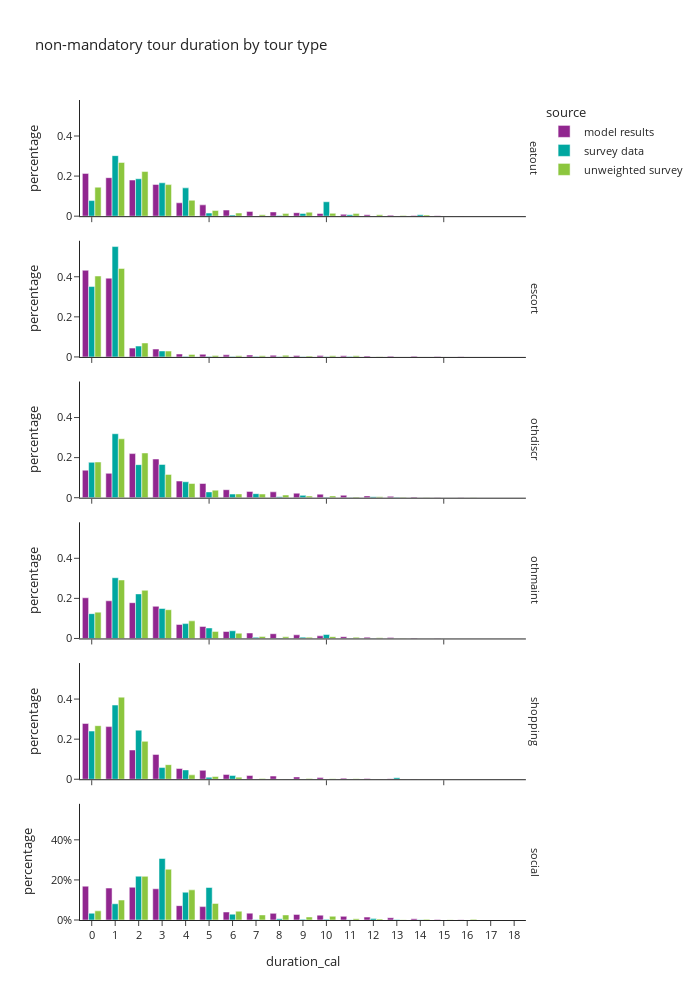

Notebook code for this chart:
### Code cell
df_plot = non_m_tour_data.groupby(['source','tour_type','duration_cal'])[['trip_weight_2017_2019']].sum().reset_index()
df_plot['percentage'] = df_plot.groupby(['source','tour_type'], group_keys=False)['trip_weight_2017_2019']. \
    apply(lambda x: x / float(x.sum()))

fig = px.bar(df_plot, x="duration_cal", y="percentage", color="source",barmode="group",
             facet_row='tour_type',
             title="non-mandatory tour duration by tour type")
fig.for_each_annotation(lambda a: a.update(text = a.text.split("=")[-1]))
fig.update_layout(height=1000, width=700, yaxis=dict(tickformat=".0%"), xaxis=dict(dtick="1"))
fig.show()

### Figure 1 — Plotly figure (JSON) as saved in the notebook; plotly's stock layout.template omitted (floating-point values rounded to 4 significant figures)
{"data": [{"alignmentgroup": "True", "hovertemplate": "source=model results<br>tour_type=eatout<br>duration_cal=%{x}<br>percentage=%{y}<extra></extra>", "legendgroup": "model results", "marker": {"color": "#91268F", "pattern": {"shape": ""}}, "name": "model results", "offsetgroup": "model results", "orientation": "v", "showlegend": true, "textposition": "auto", "type": "bar", "x": [0.0, 1.0, 2.0, 3.0, 4.0, 5.0, 6.0, 7.0, 8.0, 9.0, 10.0, 11.0, 12.0, 13.0, 14.0, 15.0, 16.0, 17.0, 18.0], "xaxis": "x6", "y": [0.2135, 0.1921, 0.1803, 0.1583, 0.06667, 0.05641, 0.03059, 0.02376, 0.02121, 0.01734, 0.01341, 0.009323, 0.00711, 0.005095, 0.002867, 0.001495, 0.0004417, 8.282e-05, 3.944e-06], "yaxis": "y6"}, {"alignmentgroup": "True", "hovertemplate": "source=model results<br>tour_type=escort<br>duration_cal=%{x}<br>percentage=%{y}<extra></extra>", "legendgroup": "model results", "marker": {"color": "#91268F", "pattern": {"shape": ""}}, "name": "model results", "offsetgroup": "model results", "orientation": "v", "showlegend": false, "textposition": "auto", "type": "bar", "x": [0.0, 1.0, 2.0, 3.0, 4.0, 5.0, 6.0, 7.0, 8.0, 9.0, 10.0, 11.0, 12.0, 13.0, 14.0, 15.0, 16.0, 17.0, 18.0], "xaxis": "x5", "y": [0.4325, 0.3932, 0.04415, 0.03938, 0.01462, 0.01333, 0.01048, 0.009588, 0.008211, 0.007267, 0.006587, 0.005558, 0.004452, 0.00392, 0.003827, 0.00223, 0.0007445, 5.221e-05, 3.868e-06], "yaxis": "y5"}, {"alignmentgroup": "True", "hovertemplate": "source=model results<br>tour_type=othdiscr<br>duration_cal=%{x}<br>percentage=%{y}<extra></extra>", "legendgroup": "model results", "marker": {"color": "#91268F", "pattern": {"shape": ""}}, "name": "model results", "offsetgroup": "model results", "orientation": "v", "showlegend": false, "textposition": "auto", "type": "bar", "x": [0.0, 1.0, 2.0, 3.0, 4.0, 5.0, 6.0, 7.0, 8.0, 9.0, 10.0, 11.0, 12.0, 13.0, 14.0, 15.0, 16.0, 17.0], "xaxis": "x4", "y": [0.1373, 0.1215, 0.2201, 0.193, 0.08309, 0.07078, 0.03988, 0.03129, 0.02921, 0.02264, 0.01767, 0.01225, 0.008977, 0.006709, 0.003447, 0.001552, 0.0004586, 6.755e-05], "yaxis": "y4"}, {"alignmentgroup": "True", "hovertemplate": "source=model results<br>tour_type=othmaint<br>duration_cal=%{x}<br>percentage=%{y}<extra></extra>", "legendgroup": "model results", "marker": {"color": "#91268F", "pattern": {"shape": ""}}, "name": "model results", "offsetgroup": "model results", "orientation": "v", "showlegend": false, "textposition": "auto", "type": "bar", "x": [0.0, 1.0, 2.0, 3.0, 4.0, 5.0, 6.0, 7.0, 8.0, 9.0, 10.0, 11.0, 12.0, 13.0, 14.0, 15.0, 16.0, 17.0, 18.0], "xaxis": "x3", "y": [0.2031, 0.188, 0.1785, 0.1605, 0.06984, 0.06006, 0.03472, 0.02733, 0.02366, 0.01831, 0.01316, 0.008765, 0.006219, 0.004312, 0.002256, 0.0009041, 0.0003049, 1.042e-05, 7.817e-06], "yaxis": "y3"}, {"alignmentgroup": "True", "hovertemplate": "source=model results<br>tour_type=shopping<br>duration_cal=%{x}<br>percentage=%{y}<extra></extra>", "legendgroup": "model results", "marker": {"color": "#91268F", "pattern": {"shape": ""}}, "name": "model results", "offsetgroup": "model results", "orientation": "v", "showlegend": false, "textposition": "auto", "type": "bar", "x": [0.0, 1.0, 2.0, 3.0, 4.0, 5.0, 6.0, 7.0, 8.0, 9.0, 10.0, 11.0, 12.0, 13.0, 14.0, 15.0, 16.0, 17.0, 18.0], "xaxis": "x2", "y": [0.2783, 0.2626, 0.1459, 0.1239, 0.05343, 0.04446, 0.02404, 0.01857, 0.01582, 0.01152, 0.008286, 0.00542, 0.003785, 0.002515, 0.0009897, 0.0003597, 7.11e-05, 1.138e-05, 1.422e-06], "yaxis": "y2"}, {"alignmentgroup": "True", "hovertemplate": "source=model results<br>tour_type=social<br>duration_cal=%{x}<br>percentage=%{y}<extra></extra>", "legendgroup": "model results", "marker": {"color": "#91268F", "pattern": {"shape": ""}}, "name": "model results", "offsetgroup": "model results", "orientation": "v", "showlegend": false, "textposition": "auto", "type": "bar", "x": [0.0, 1.0, 2.0, 3.0, 4.0, 5.0, 6.0, 7.0, 8.0, 9.0, 10.0, 11.0, 12.0, 13.0, 14.0, 15.0, 16.0, 17.0, 18.0], "xaxis": "x", "y": [0.1688, 0.1593, 0.1634, 0.1558, 0.07165, 0.06681, 0.03986, 0.03417, 0.03309, 0.02805, 0.0243, 0.01814, 0.01447, 0.01129, 0.006603, 0.003084, 0.00107, 0.0001259, 6.295e-06], "yaxis": "y"}, {"alignmentgroup": "True", "hovertemplate": "source=survey data<br>tour_type=eatout<br>duration_cal=%{x}<br>percentage=%{y}<extra></extra>", "legendgroup": "survey data", "marker": {"color": "#00A7A0", "pattern": {"shape": ""}}, "name": "survey data", "offsetgroup": "survey data", "orientation": "v", "showlegend": true, "textposition": "auto", "type": "bar", "x": [0.0, 1.0, 2.0, 3.0, 4.0, 5.0, 6.0, 7.0, 8.0, 9.0, 10.0, 11.0, 12.0, 13.0, 14.0, 15.0], "xaxis": "x6", "y": [0.07776, 0.3021, 0.1867, 0.1665, 0.1412, 0.01545, 0.005241, 0.0006854, 0.003682, 0.01375, 0.07188, 0.007111, 0.000528, 2.489e-05, 0.007182, 0.0002014], "yaxis": "y6"}, {"alignmentgroup": "True", "hovertemplate": "source=survey data<br>tour_type=escort<br>duration_cal=%{x}<br>percentage=%{y}<extra></extra>", "legendgroup": "survey data", "marker": {"color": "#00A7A0", "pattern": {"shape": ""}}, "name": "survey data", "offsetgroup": "survey data", "orientation": "v", "showlegend": false, "textposition": "auto", "type": "bar", "x": [0.0, 1.0, 2.0, 3.0, 4.0, 5.0, 6.0, 7.0, 8.0, 9.0, 10.0, 11.0, 12.0], "xaxis": "x5", "y": [0.3513, 0.5507, 0.0543, 0.02985, 0.002694, 0.002679, 0.002282, 0.001847, 0.0003084, 0.0003898, 0.001353, 0.002272, 1.404e-05], "yaxis": "y5"}, {"alignmentgroup": "True", "hovertemplate": "source=survey data<br>tour_type=othdiscr<br>duration_cal=%{x}<br>percentage=%{y}<extra></extra>", "legendgroup": "survey data", "marker": {"color": "#00A7A0", "pattern": {"shape": ""}}, "name": "survey data", "offsetgroup": "survey data", "orientation": "v", "showlegend": false, "textposition": "auto", "type": "bar", "x": [0.0, 1.0, 2.0, 3.0, 4.0, 5.0, 6.0, 7.0, 8.0, 9.0, 10.0, 11.0, 12.0, 13.0, 14.0, 16.0], "xaxis": "x4", "y": [0.1766, 0.3192, 0.165, 0.1661, 0.07946, 0.0289, 0.01814, 0.02015, 0.004889, 0.01162, 0.00176, 0.001272, 0.005207, 0.001643, 0.0001129, 1.602e-05], "yaxis": "y4"}, {"alignmentgroup": "True", "hovertemplate": "source=survey data<br>tour_type=othmaint<br>duration_cal=%{x}<br>percentage=%{y}<extra></extra>", "legendgroup": "survey data", "marker": {"color": "#00A7A0", "pattern": {"shape": ""}}, "name": "survey data", "offsetgroup": "survey data", "orientation": "v", "showlegend": false, "textposition": "auto", "type": "bar", "x": [0.0, 1.0, 2.0, 3.0, 4.0, 5.0, 6.0, 7.0, 8.0, 9.0, 10.0, 11.0, 12.0, 13.0], "xaxis": "x3", "y": [0.1238, 0.3031, 0.2225, 0.1497, 0.07412, 0.05257, 0.03837, 0.005552, 0.001735, 0.006597, 0.01961, 0.001341, 0.0008976, 0.0001437], "yaxis": "y3"}, {"alignmentgroup": "True", "hovertemplate": "source=survey data<br>tour_type=shopping<br>duration_cal=%{x}<br>percentage=%{y}<extra></extra>", "legendgroup": "survey data", "marker": {"color": "#00A7A0", "pattern": {"shape": ""}}, "name": "survey data", "offsetgroup": "survey data", "orientation": "v", "showlegend": false, "textposition": "auto", "type": "bar", "x": [0.0, 1.0, 2.0, 3.0, 4.0, 5.0, 6.0, 7.0, 8.0, 9.0, 10.0, 11.0, 12.0, 13.0], "xaxis": "x2", "y": [0.2404, 0.3702, 0.245, 0.05827, 0.04653, 0.009864, 0.01834, 0.001257, 0.0005546, 0.0008386, 0.0001826, 0.001012, 2.236e-05, 0.007585], "yaxis": "y2"}, {"alignmentgroup": "True", "hovertemplate": "source=survey data<br>tour_type=social<br>duration_cal=%{x}<br>percentage=%{y}<extra></extra>", "legendgroup": "survey data", "marker": {"color": "#00A7A0", "pattern": {"shape": ""}}, "name": "survey data", "offsetgroup": "survey data", "orientation": "v", "showlegend": false, "textposition": "auto", "type": "bar", "x": [0.0, 1.0, 2.0, 3.0, 4.0, 5.0, 6.0, 7.0, 8.0, 9.0, 10.0, 11.0, 12.0, 13.0, 14.0, 15.0, 16.0], "xaxis": "x", "y": [0.03382, 0.08104, 0.2187, 0.3069, 0.1387, 0.1622, 0.02922, 0.002934, 0.006379, 0.003527, 0.003262, 0.001429, 0.007856, 0.002325, 0.000972, 0.0001291, 0.0005246], "yaxis": "y"}, {"alignmentgroup": "True", "hovertemplate": "source=unweighted survey<br>tour_type=eatout<br>duration_cal=%{x}<br>percentage=%{y}<extra></extra>", "legendgroup": "unweighted survey", "marker": {"color": "#8CC63E", "pattern": {"shape": ""}}, "name": "unweighted survey", "offsetgroup": "unweighted survey", "orientation": "v", "showlegend": true, "textposition": "auto", "type": "bar", "x": [0.0, 1.0, 2.0, 3.0, 4.0, 5.0, 6.0, 7.0, 8.0, 9.0, 10.0, 11.0, 12.0, 13.0, 14.0, 15.0], "xaxis": "x6", "y": [0.1447, 0.2681, 0.2227, 0.1574, 0.07943, 0.02837, 0.0156, 0.007092, 0.01277, 0.01986, 0.01418, 0.01277, 0.007092, 0.002837, 0.005674, 0.001418], "yaxis": "y6"}, {"alignmentgroup": "True", "hovertemplate": "source=unweighted survey<br>tour_type=escort<br>duration_cal=%{x}<br>percentage=%{y}<extra></extra>", "legendgroup": "unweighted survey", "marker": {"color": "#8CC63E", "pattern": {"shape": ""}}, "name": "unweighted survey", "offsetgroup": "unweighted survey", "orientation": "v", "showlegend": false, "textposition": "auto", "type": "bar", "x": [0.0, 1.0, 2.0, 3.0, 4.0, 5.0, 6.0, 7.0, 8.0, 9.0, 10.0, 11.0, 12.0], "xaxis": "x5", "y": [0.4039, 0.4415, 0.06964, 0.02925, 0.01253, 0.006964, 0.005571, 0.005571, 0.008357, 0.004178, 0.005571, 0.005571, 0.001393], "yaxis": "y5"}, {"alignmentgroup": "True", "hovertemplate": "source=unweighted survey<br>tour_type=othdiscr<br>duration_cal=%{x}<br>percentage=%{y}<extra></extra>", "legendgroup": "unweighted survey", "marker": {"color": "#8CC63E", "pattern": {"shape": ""}}, "name": "unweighted survey", "offsetgroup": "unweighted survey", "orientation": "v", "showlegend": false, "textposition": "auto", "type": "bar", "x": [0.0, 1.0, 2.0, 3.0, 4.0, 5.0, 6.0, 7.0, 8.0, 9.0, 10.0, 11.0, 12.0, 13.0, 14.0, 16.0], "xaxis": "x4", "y": [0.1782, 0.294, 0.2233, 0.1164, 0.07075, 0.03774, 0.01887, 0.01834, 0.01363, 0.008386, 0.00891, 0.003669, 0.004193, 0.002621, 0.0005241, 0.0005241], "yaxis": "y4"}, {"alignmentgroup": "True", "hovertemplate": "source=unweighted survey<br>tour_type=othmaint<br>duration_cal=%{x}<br>percentage=%{y}<extra></extra>", "legendgroup": "unweighted survey", "marker": {"color": "#8CC63E", "pattern": {"shape": ""}}, "name": "unweighted survey", "offsetgroup": "unweighted survey", "orientation": "v", "showlegend": false, "textposition": "auto", "type": "bar", "x": [0.0, 1.0, 2.0, 3.0, 4.0, 5.0, 6.0, 7.0, 8.0, 9.0, 10.0, 11.0, 12.0, 13.0], "xaxis": "x3", "y": [0.1313, 0.2919, 0.2404, 0.1434, 0.08788, 0.03535, 0.02626, 0.0101, 0.008081, 0.006061, 0.009091, 0.006061, 0.00303, 0.00101], "yaxis": "y3"}, {"alignmentgroup": "True", "hovertemplate": "source=unweighted survey<br>tour_type=shopping<br>duration_cal=%{x}<br>percentage=%{y}<extra></extra>", "legendgroup": "unweighted survey", "marker": {"color": "#8CC63E", "pattern": {"shape": ""}}, "name": "unweighted survey", "offsetgroup": "unweighted survey", "orientation": "v", "showlegend": false, "textposition": "auto", "type": "bar", "x": [0.0, 1.0, 2.0, 3.0, 4.0, 5.0, 6.0, 7.0, 8.0, 9.0, 10.0, 11.0, 12.0, 13.0], "xaxis": "x2", "y": [0.2674, 0.4095, 0.189, 0.0727, 0.02181, 0.01373, 0.0105, 0.004039, 0.001616, 0.003231, 0.002423, 0.002423, 0.0008078, 0.0008078], "yaxis": "y2"}, {"alignmentgroup": "True", "hovertemplate": "source=unweighted survey<br>tour_type=social<br>duration_cal=%{x}<br>percentage=%{y}<extra></extra>", "legendgroup": "unweighted survey", "marker": {"color": "#8CC63E", "pattern": {"shape": ""}}, "name": "unweighted survey", "offsetgroup": "unweighted survey", "orientation": "v", "showlegend": false, "textposition": "auto", "type": "bar", "x": [0.0, 1.0, 2.0, 3.0, 4.0, 5.0, 6.0, 7.0, 8.0, 9.0, 10.0, 11.0, 12.0, 13.0, 14.0, 15.0, 16.0], "xaxis": "x", "y": [0.04561, 0.09966, 0.2179, 0.2534, 0.1503, 0.08277, 0.04392, 0.02534, 0.02534, 0.0152, 0.01858, 0.006757, 0.005068, 0.001689, 0.003378, 0.001689, 0.003378], "yaxis": "y"}], "layout": {"annotations": [{"font": {}, "showarrow": false, "text": "social", "textangle": 90, "x": 0.98, "xanchor": "left", "xref": "paper", "y": 0.07083, "yanchor": "middle", "yref": "paper"}, {"font": {}, "showarrow": false, "text": "shopping", "textangle": 90, "x": 0.98, "xanchor": "left", "xref": "paper", "y": 0.2425, "yanchor": "middle", "yref": "paper"}, {"font": {}, "showarrow": false, "text": "othmaint", "textangle": 90, "x": 0.98, "xanchor": "left", "xref": "paper", "y": 0.4142, "yanchor": "middle", "yref": "paper"}, {"font": {}, "showarrow": false, "text": "othdiscr", "textangle": 90, "x": 0.98, "xanchor": "left", "xref": "paper", "y": 0.5858, "yanchor": "middle", "yref": "paper"}, {"font": {}, "showarrow": false, "text": "escort", "textangle": 90, "x": 0.98, "xanchor": "left", "xref": "paper", "y": 0.7575, "yanchor": "middle", "yref": "paper"}, {"font": {}, "showarrow": false, "text": "eatout", "textangle": 90, "x": 0.98, "xanchor": "left", "xref": "paper", "y": 0.9292, "yanchor": "middle", "yref": "paper"}], "barmode": "group", "height": 1000, "legend": {"title": {"text": "source"}, "tracegroupgap": 0}, "title": {"text": "non-mandatory tour duration by tour type"}, "width": 700, "xaxis": {"anchor": "y", "domain": [0.0, 0.98], "dtick": "1", "title": {"text": "duration_cal"}}, "xaxis2": {"anchor": "y2", "domain": [0.0, 0.98], "matches": "x", "showticklabels": false}, "xaxis3": {"anchor": "y3", "domain": [0.0, 0.98], "matches": "x", "showticklabels": false}, "xaxis4": {"anchor": "y4", "domain": [0.0, 0.98], "matches": "x", "showticklabels": false}, "xaxis5": {"anchor": "y5", "domain": [0.0, 0.98], "matches": "x", "showticklabels": false}, "xaxis6": {"anchor": "y6", "domain": [0.0, 0.98], "matches": "x", "showticklabels": false}, "yaxis": {"anchor": "x", "domain": [0.0, 0.1417], "tickformat": ".0%", "title": {"text": "percentage"}}, "yaxis2": {"anchor": "x2", "domain": [0.1717, 0.3133], "matches": "y", "title": {"text": "percentage"}}, "yaxis3": {"anchor": "x3", "domain": [0.3433, 0.485], "matches": "y", "title": {"text": "percentage"}}, "yaxis4": {"anchor": "x4", "domain": [0.515, 0.6567], "matches": "y", "title": {"text": "percentage"}}, "yaxis5": {"anchor": "x5", "domain": [0.6867, 0.8283], "matches": "y", "title": {"text": "percentage"}}, "yaxis6": {"anchor": "x6", "domain": [0.8583, 1.0], "matches": "y", "title": {"text": "percentage"}}}}
